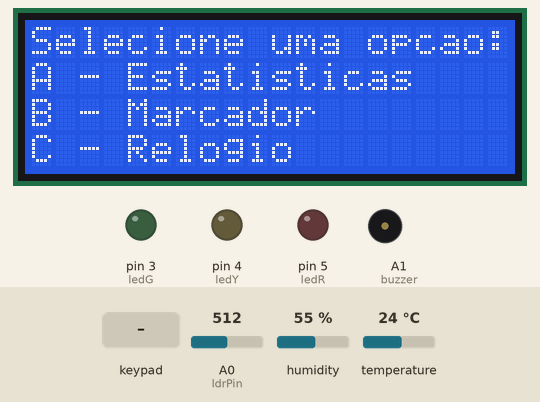
Bench run of a sketch on a simulated Arduino Uno, built with avr-gcc and run on an emulated ATmega328P. Parts: 20×4 character LCD, output pins drawn as LEDs (lit = HIGH), buzzer (waves = sounding). Dashed ring = blinking. The inputs (shaded band) are chosen by the test bench; at power-on: humidity 55 %, A0 (ldrPin) = 512, temperature 24 °C. The local clock reads 2024-03-15 10:24:30 at power-on unless the sketch sets it; EEPROM starts erased; pins used as bus, display or sensor lines are not drawn; what the sketch prints to the serial monitor is not drawn.

Above: at 9.5 s.
9.6 s: keypad keys 1 3 1 2 1 1 1 0 A pressed 0.4 s apart
At 10.0 s:
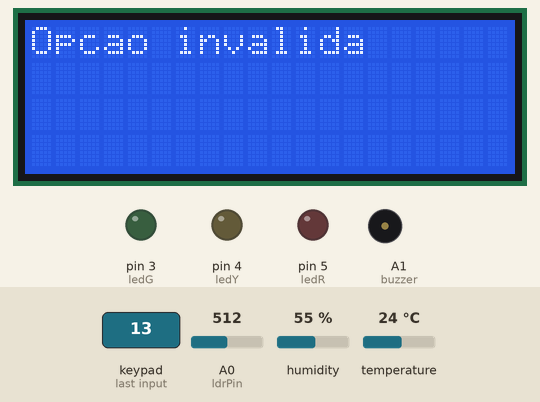
14.7 s: humidity set to 22 %
At 17.1 s:
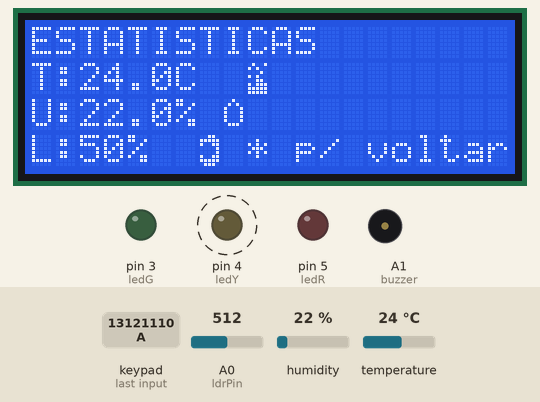
17.2 s: humidity set to 19 %
At 19.67 s:
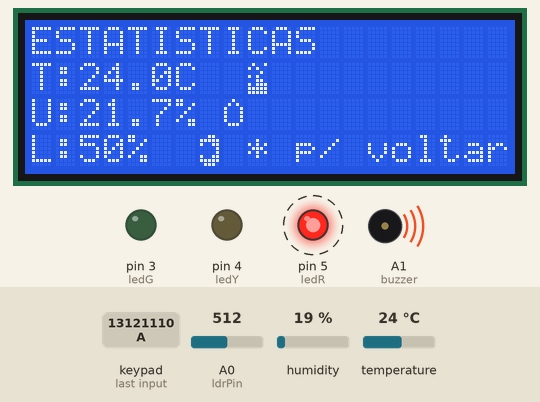
22.9 s: key 'C' pressed
At 24.4 s:
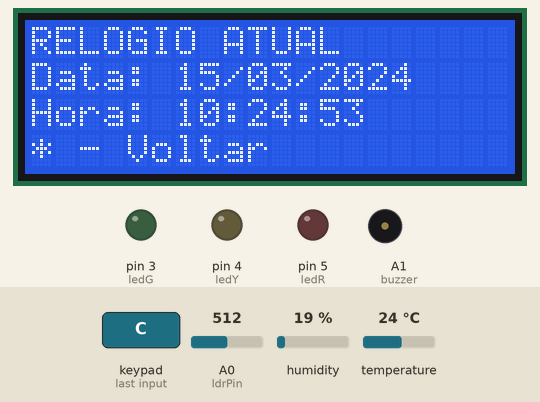
27.1 s: key 'B' pressed
At 27.5 s:
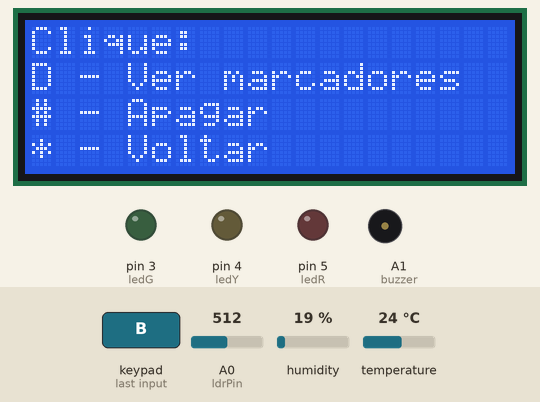
28.7 s: key 'D' pressed
At 30.1 s:
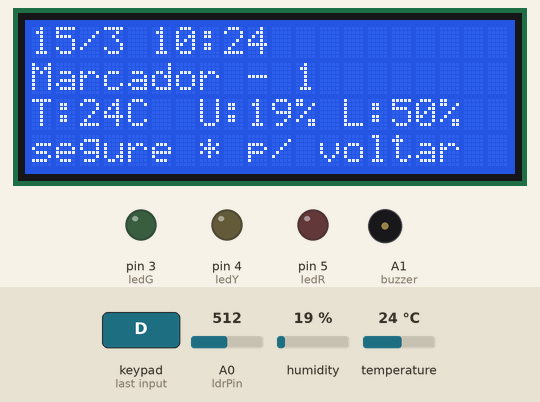
Timing chart, 0 to 31.7 s (numbered marks = the images above; inputs shaded):
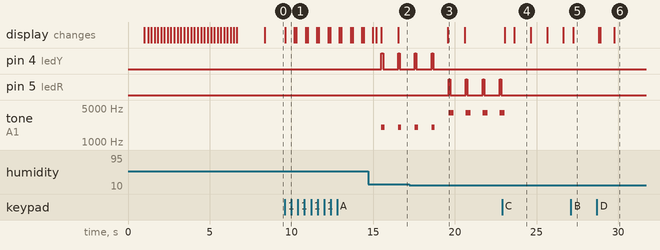

The sketch:

sketch.ino
```cpp
#include <Wire.h>
#include <RTClib.h>
#include <DHT.h>
#include <LiquidCrystal_I2C.h>
#include <Keypad.h>
#include <EEPROM.h>

// CONFIGS DA EEPROM
const int maxRecords = 100;
const int recordSize = 8;
int startAddress = 0;
int endAddress = maxRecords * recordSize;
int currentAddress = 0;
int oldAddress = 0;

#define LOG_OPTION 1
#define SERIAL_OPTION 1
#define UTC_OFFSET 0

#define DHT22_PIN 2
#define DHTTYPE DHT22

const int ledG = 3;
const int ledY = 4;
const int ledR = 5;
const int buzzer = A1;
const int ldrPin = A0;

// variáveis globais de média
int nloops = 0;
int somaLdr = 0;
int somaTemp = 0;
int somaHumi = 0;
int mediaLdr = 0;
int mediaTemp = 0;
int mediaHumi = 0;

// flags
bool flagTempAlta = false;
bool flagTempBaixa = false;
bool flagUmidAlta = false;
bool flagUmidBaixa = false;
bool flagLumAlta = false;

// === DESENHO DAS LINHAS SUPERIOR E INFERIOR DO TEXTO ===
const byte upperRow[8] = {0, 2, 4, 6, 0, 2, 4, 6}; // A P A P (superior)
const byte lowerRow[8] = {1, 3, 5, 7, 1, 3, 5, 7}; // A P A P (inferior)

// Letra "A" - canto superior esquerdo
byte A_topleft[8] = {
  B00000, B00000, B00011, B01111,
  B11000, B11000, B11000, B11000
};
// Letra "A" - canto inferior esquerdo
byte A_botleft[8] = {
  B11111, B11111, B11000, B11000,
  B11000, B11000, B00000, B00000
};
// Letra "A" - canto superior direito
byte A_topright[8] = {
  B00000, B00000, B11000, B11110,
  B00011, B00011, B00011, B00011
};
// Letra "A" - canto inferior direito
byte A_botright[8] = {
  B11111, B11111, B00011, B00011,
  B00011, B00011, B00000, B00000
};

// Letra "P" - canto superior esquerdo
byte P_topleft[8] = {
  B00000, B00000, B11111, B11111,
  B11000, B11000, B11000, B11000
};
// Letra "P" - canto inferior esquerdo
byte P_botleft[8] = {
  B11111, B11111, B11000, B11000,
  B11000, B11000, B00000, B00000
};
// Letra "P" - canto superior direito
byte P_topright[8] = {
  B00000, B00000, B11100, B11110,
  B00011, B00011, B00011, B00011
};
// Letra "P" - canto inferior direito
byte P_botright[8] = {
  B11110, B11100, B00000, B00000,
  B00000, B00000, B00000, B00000
};

const char fogo[8] PROGMEM = {
  0b01001, 0b10100, 0b00010, 0b10100,
  0b00110, 0b10111, 0b11111, 0b11111
};
const char gelo[8] PROGMEM = {
  0b00100, 0b01010, 0b10101, 0b01110,
  0b10101, 0b01010, 0b00100, 0b00000
};
const char gotaMeia[8] PROGMEM = {
  0b00100, 0b01010, 0b10001, 0b10111,
  0b11111, 0b11111, 0b01110, 0b00000
};
const char gotaVazia[8] PROGMEM = {
  0b00100, 0b01010, 0b10001, 0b10001,
  0b10001, 0b10001, 0b01110, 0b00000
};
const char gotaCheia[8] PROGMEM = {
  0b00100, 0b01110, 0b11111, 0b11111,
  0b11111, 0b11111, 0b01110, 0b00000
};
const char sol[8] PROGMEM = {
  0b00100, 0b10101, 0b01110, 0b11111,
  0b01110, 0b10101, 0b00100, 0b00000
};
const char porSol[8] PROGMEM = {
  0b10001, 0b00010, 0b10100, 0b11000,
  0b11101, 0b11010, 0b11000, 0b00100
};
const char lua[8] PROGMEM = {
  0b00110, 0b11111, 0b10011, 0b00001,
  0b00001, 0b10011, 0b11111, 0b01110
};
const char arquivoEsq[8] PROGMEM = {
  0b01111, 0b01010, 0b01011, 0b01000,
  0b01011, 0b01010, 0b01010, 0b01111
};

const char arquivoDir[8] PROGMEM = {
  0b11100, 0b00110, 0b11101, 0b00001,
  0b11101, 0b00101, 0b00101, 0b11111
};


// LCD 20x4 no endereço 0x27
LiquidCrystal_I2C lcd(0x27, 20, 4);

// RTC
RTC_DS1307 RTC;

// DHT
DHT dht22(DHT22_PIN, DHTTYPE);

// Teclado 4x4
const byte ROWS = 4;
const byte COLS = 4;
char keys[ROWS][COLS] = {
  {'1','2','3','A'},
  {'4','5','6','B'},
  {'7','8','9','C'},
  {'*','0','#','D'}
};
byte rowPins[ROWS] = {13, 12, 11, 10};
byte colPins[COLS] = {9, 8, 7, 6};
Keypad teclado = Keypad(makeKeymap(keys), rowPins, colPins, ROWS, COLS);

unsigned long lastSensorMillis = 0;
const unsigned long sensorInterval = 1000;

enum Modo { MENU_PRINCIPAL, ESTATISTICAS, MARCADOR, RELOGIO, MARCADORES };
Modo modoAtual = MENU_PRINCIPAL;

// ======================= FUNÇÕES =========================


void loadGlyphFromProgmem(byte slot, const char* glyphPROGMEM) {
  byte buffer[8];
  memcpy_P(buffer, glyphPROGMEM, 8);
  lcd.createChar(slot, buffer);
}

void carregarIconesEstatisticas() {
  loadGlyphFromProgmem(0, fogo);
  loadGlyphFromProgmem(1, gelo);
  loadGlyphFromProgmem(2, gotaCheia);
  loadGlyphFromProgmem(3, gotaVazia);
  loadGlyphFromProgmem(6, gotaMeia);
  loadGlyphFromProgmem(4, sol);
  loadGlyphFromProgmem(7, porSol);
  loadGlyphFromProgmem(5, lua);
}
void getNextAddress() {
  currentAddress += recordSize;
  if (currentAddress >= endAddress) {
    currentAddress = 0;
    oldAddress += recordSize;
  }
}
void limparEEPROM() {
  lcd.clear();
  lcd.setCursor(0, 1);
  lcd.print(F("Limpando EEPROM..."));

  for (int i = 0; i < endAddress; i++) {
    EEPROM.update(i, 0xFF);
  }

  currentAddress = 0;

  lcd.setCursor(0, 2);
  lcd.print(F("Concluido!"));
  delay(1000);
}
void mostrarMenuPrincipal() {
  lcd.clear();
  lcd.setCursor(0, 0);
  lcd.print(F("Selecione uma opcao:"));
  lcd.setCursor(0, 1);
  lcd.print(F("A - Estatisticas"));
  lcd.setCursor(0, 2);
  lcd.print(F("B - Marcador"));
  lcd.setCursor(0, 3);
  lcd.print(F("C - Relogio"));
}

void get_log() {
  for (int address = startAddress; address < endAddress; address += recordSize) {
    unsigned long timeStamp;
    int tempC;
    byte humi, lumPercent;
    // LER DADOS DA EEPROM
    EEPROM.get(address, timeStamp);
    EEPROM.get(address + 4, tempC);
    EEPROM.get(address + 6, humi);
    EEPROM.get(address + 7, lumPercent);

    if (timeStamp != 0xFFFFFFFF && timeStamp != 0) {
      DateTime dt = DateTime(timeStamp);
      Serial.print(dt.timestamp(DateTime::TIMESTAMP_FULL));
      Serial.print("\t");
      Serial.print(tempC);
      Serial.print("C\t");
      Serial.print(humi);
      Serial.print("%\t");
      Serial.print(lumPercent);
      Serial.println("%");
      for (int i = 0; i < 20; i++) {
  if (teclado.getKey() == '*') {
    lcd.clear();
    modoAtual = MENU_PRINCIPAL;
    mostrarMenuPrincipal();
    return; // sai da função imediatamente
  }

}
  }

    }
  }

  void verificaTecla(char tecla){
    if (tecla != 'A' && tecla != 'B' && tecla != 'C' && tecla != 'D' && tecla != '#' && tecla != '*') {
      lcd.clear();
      lcd.setCursor(0, 0);
      lcd.print(F("Opcao invalida"));

      delay(500);
      modoAtual = MENU_PRINCIPAL;
      mostrarMenuPrincipal();  // opcional, volta pro menu
    }
  }
// ==================== FUNÇÃO PARA DESENHAR TEXTO ====================
// === FUNÇÃO DE ANIMAÇÃO ===
void animarAPAP() {
  int larguraTexto = 8; // 8 colunas (2 por letra x 4 letras)
  int larguraLCD = 20;

  for (int pos = larguraLCD; pos >= -larguraTexto; pos--) {
    // Limpa apenas as linhas 1 e 2 (onde o texto aparece)
    clearLine(1);
    clearLine(2);

    int startIndex = max(0, -pos);
    int startCol = max(0, pos);
    int drawCols = min(larguraTexto - startIndex, larguraLCD - startCol);

    // Linha superior
    lcd.setCursor(startCol, 1);
    for (int i = 0; i < drawCols; i++) {
      lcd.write(upperRow[startIndex + i]);
    }

    // Linha inferior
    lcd.setCursor(startCol, 2);
    for (int i = 0; i < drawCols; i++) {
      lcd.write(lowerRow[startIndex + i]);
    }

    delay(150);
  }
}


void clearLine(int line) {
  lcd.setCursor(0, line);
  lcd.print("                    "); // 20 espaços
}


void setup() {
  if (SERIAL_OPTION) Serial.begin(9600);
  Wire.begin();
  RTC.begin();
  dht22.begin();

  lcd.init();
  lcd.backlight();
  lcd.clear();
  lcd.print(F("Sistema iniciado"));
  delay(800);

  lcd.begin(20, 4);  // Inicia o LCD 20x4 com I2C

  // Cria os caracteres personalizados
  lcd.createChar(0, A_topleft);
  lcd.createChar(1, A_botleft);
  lcd.createChar(2, A_topright);
  lcd.createChar(3, A_botright);
  lcd.createChar(4, P_topleft);
  lcd.createChar(5, P_botleft);
  lcd.createChar(6, P_topright);
  lcd.createChar(7, P_botright);

  // Executa animação uma vez
  animarAPAP();

  delay(1500); // Pausa no final da animação
  lcd.clear(); // Limpa o LCD após a animação


  pinMode(ledG, OUTPUT);
  pinMode(ledY, OUTPUT);
  pinMode(ledR, OUTPUT);
  pinMode(buzzer, OUTPUT);
  digitalWrite(buzzer, LOW);

  for (int i = 6; i <= 13; i++) pinMode(i, INPUT_PULLUP);

  mostrarMenuPrincipal();

  Serial.println(F("Iniciando gravacao de dados..."));
}

// ======================= LOOP =========================

void loop() {

  DateTime now = RTC.now();
  unsigned long epoch = now.unixtime() + (UTC_OFFSET * 3600);
  DateTime adjustedTime = DateTime(epoch);

  // --- Leitura dos sensores ---
  float humi = dht22.readHumidity();
  float tempC = dht22.readTemperature();
  int ldrValue = analogRead(ldrPin);


int lumPercent = map(ldrValue, 0, 1023, 100, 0);
lumPercent = constrain(lumPercent, 0, 100);

somaLdr += (int)lumPercent;         // já em 0–100
somaTemp += (int)(tempC * 10);   // 1 casa decimal
somaHumi += (int)(humi * 10);   // 2 casas decimais
nloops++;

if (nloops >= 10) {
  mediaTemp = (somaTemp / nloops) * 10;   // escala decimal
  mediaHumi = (somaHumi / nloops) * 10;
  mediaLdr  = somaLdr / nloops;           // % direta
         // sem multiplicar, já é %

  nloops = 0;
  somaTemp = 0;
  somaHumi = 0;
  somaLdr  = 0;
}
  char tecla = teclado.getKey();
  if (tecla) {
    verificaTecla(tecla);
    digitalWrite(buzzer, HIGH);
    delay(80);
    digitalWrite(buzzer, LOW);
  }

  if (tecla == 'A') {
    modoAtual = ESTATISTICAS;
    lcd.clear();
    lcd.setCursor(1, 0);
    lcd.print(F("ESTATISTICAS:"));
    delay(200);
  }
  else if (tecla == 'B') {

    modoAtual = MARCADOR;
    lcd.clear();
    lcd.setCursor(0,0);
    lcd.print(F("Clique:"));
    lcd.setCursor(0,1);
    lcd.print("D - Ver marcadores");
    lcd.setCursor(0,2);
    lcd.print(F("# - Apagar"));
    lcd.setCursor(0, 3);
    lcd.print(F("* - Voltar"));
  }
  else if (tecla == 'C') {
    modoAtual = RELOGIO;
    lcd.clear();
    lcd.setCursor(0, 0);
    lcd.print(F("RELOGIO ATUAL"));
    lcd.setCursor(0, 3);
    lcd.print(F("* - Voltar"));
  }
  else if (modoAtual == MARCADOR && tecla=='D') {
    lcd.clear();
    modoAtual = MARCADORES;
    lcd.setCursor(0,0);
    lcd.print("MARCADORES:");
    if (LOG_OPTION) get_log();
    if(tecla == '*') {
      modoAtual = MENU_PRINCIPAL;
      mostrarMenuPrincipal();
    }
  }
  else if (modoAtual == MARCADOR && tecla == '#') {
  limparEEPROM();           // chama a função
  mostrarMenuPrincipal();   // volta ao menu principal
  modoAtual = MENU_PRINCIPAL;
}
  else if (tecla == '*') {
    modoAtual = MENU_PRINCIPAL;
    mostrarMenuPrincipal();
  }

  unsigned long agora = millis();

  // --- MODO ESTATISTICAS ---
  if (modoAtual == ESTATISTICAS) {
    carregarIconesEstatisticas();
    if (agora - lastSensorMillis >= sensorInterval) {
      lastSensorMillis = agora;

      lcd.setCursor(0, 0);
lcd.print(F("ESTATISTICAS     ")); // limpa o topo

//lcd.setCursor(0, 1);
//lcd.print(F("T:"));
//lcd.print((mediaTemp / 100.0), 1);
//lcd.print(F("C   "));  // espaços extras limpam resto da linha


lcd.setCursor(0,1);
lcd.print(F("T:"));
lcd.print((mediaTemp / 100.0), 1);
lcd.print(F("C "));
lcd.setCursor(9,1);
if ((mediaTemp / 100.0) > 20) lcd.write((byte)0);
else lcd.write((byte)1);


//lcd.setCursor(0, 2);
//lcd.print(F("L:"));
//lcd.print((int)mediaLdr);
//lcd.print(F("%   "));

      lcd.setCursor(0,2);
      lcd.print(F("U:"));
      lcd.print((mediaHumi / 100.0), 1);
      lcd.print(F("% "));
      lcd.setCursor(8,2);
      if ((mediaHumi / 100.0) > 75) lcd.write((byte)2);  // gota cheia
      else if ((mediaHumi / 100.0) > 50 && (mediaHumi / 100.0) <= 75) lcd.write((byte)6); // gota media
      else lcd.write((byte)3);                            // gota vazia

//lcd.setCursor(0, 3);
//lcd.print(F("U:"));
//lcd.print((mediaHumi / 100.0), 1);
//lcd.print(F("%  *-Voltar   "));


      lcd.setCursor(0,3);
      lcd.print(F("L:"));
      lcd.print((int)mediaLdr);
      lcd.print(F("% "));
      lcd.setCursor(7,3);
      if ((int)mediaLdr > 75 ) lcd.write((byte)4);         // sol
      else if ((int)mediaLdr > 50 && (int)mediaLdr <= 75) lcd.write((byte)7);
      else lcd.write((byte)5);
      lcd.setCursor(9,3);
      lcd.print("* p/ voltar");

      // --- ALERTAS ---
      flagTempAlta = (tempC >= 30);
      flagTempBaixa = (tempC <= 0);
      flagUmidAlta = (humi >= 90);
      flagUmidBaixa = (humi <= 20);
      flagLumAlta = (lumPercent >= 90);

      if (flagTempAlta || flagTempBaixa || flagUmidAlta || flagUmidBaixa || flagLumAlta) {
        Serial.print(F("[CRITICO] "));
        if (flagUmidBaixa) Serial.print(F("Umidade muito baixa! "));
        if (flagUmidAlta)  Serial.print(F("Umidade muito alta! "));
        if (flagLumAlta)   Serial.print(F("Luminosidade excessiva! "));
        if (flagTempAlta)  Serial.print(F("Temperatura alta! "));
        if (flagTempBaixa) Serial.print(F("Temperatura muito baixa! "));
        Serial.println();

        EEPROM.put(currentAddress, epoch);
        EEPROM.put(currentAddress + 4, (int)tempC);
        EEPROM.put(currentAddress + 6, (byte)humi);
        EEPROM.put(currentAddress + 7, (byte)lumPercent);
        getNextAddress();

        digitalWrite(ledR, HIGH);
        tone(buzzer, 4000, 300);
        delay(100);
        digitalWrite(ledR, LOW);
      }
      else if (humi < 60 || humi > 80 || lumPercent > 60 || tempC > 20 || tempC < 10) {
        Serial.print(F("Warning: "));
        if (humi < 60) Serial.print(F("Umidade um pouco baixa! "));
        if (humi > 80) Serial.print(F("Umidade um pouco alta! "));
        if (lumPercent > 60) Serial.print(F("Luz acima do ideal! "));
        if (tempC > 20) Serial.print(F("Temp. acima do ideal! "));
        if (tempC < 10) Serial.print(F("Temp. abaixo do ideal! "));
        Serial.println();

        digitalWrite(ledY, HIGH);
        tone(buzzer, 2000, 200);
        delay(100);
        digitalWrite(ledY, LOW);
      } else {
        digitalWrite(ledG, HIGH);
        delay(100);
        digitalWrite(ledG, LOW);
      }
    }
  }

  // --- MODO MARCADOR ---
  else if (modoAtual == MARCADOR && tecla == 'A') {
    Serial.println(F("=== MARCADOR SALVO ==="));
    Serial.print(F("Data: "));
    Serial.println(adjustedTime.timestamp(DateTime::TIMESTAMP_DATE));
    Serial.print(F("Hora: "));
    Serial.println(adjustedTime.timestamp(DateTime::TIMESTAMP_TIME));
    Serial.print(F("T: ")); Serial.print(tempC); Serial.println(F("C"));
    Serial.print(F("U: ")); Serial.print(humi); Serial.println(F("%"));
    Serial.print(F("L: ")); Serial.print(lumPercent); Serial.println(F("%"));
    Serial.println(F("======================="));

    lcd.setCursor(0, 2);
    lcd.print(F("Marcador salvo!  "));


  }

// --- MODO MARCADORES ---
  else if (modoAtual == MARCADORES) {
    lcd.clear();
    lcd.setCursor(0, 0);
    lcd.print(F("MARCADORES SALVOS"));
    delay(800);
    int marcador = 1;
    for (int address = startAddress; address < endAddress; address += recordSize) {
      unsigned long timeStamp;
      int tempC;
      byte humi, lumPercent;

      EEPROM.get(address, timeStamp);
      EEPROM.get(address + 4, tempC);
      EEPROM.get(address + 6, humi);
      EEPROM.get(address + 7, lumPercent);

      // Ignora espaços vazios
      if (timeStamp != 0xFFFFFFFF && timeStamp != 0) {
        DateTime dt = DateTime(timeStamp);

        // Mostra no LCD
        lcd.clear();
        lcd.setCursor(0, 0);
        lcd.print(dt.day());
        lcd.print('/');
        lcd.print(dt.month());
        lcd.print(' ');
        if (dt.hour() < 10) lcd.print('0');
        lcd.print(dt.hour());
        lcd.print(':');
        if (dt.minute() < 10) lcd.print('0');
        lcd.print(dt.minute());

        lcd.setCursor(0,1);
        lcd.print("Marcador -");
        lcd.setCursor(11,1);
        lcd.print(marcador);

        lcd.setCursor(0, 2);
        lcd.print(F("T:"));
        lcd.print(tempC);
        lcd.print(F("C  U:"));
        lcd.print(humi);
        lcd.print(F("%"));
        lcd.print(F(" L:"));
        lcd.print(lumPercent);
        lcd.print(F("%"));

        lcd.setCursor(0, 3);
        lcd.print(F("segure * p/ voltar"));
        marcador +=1;
        for (int i = 0; i < 5; i++) {
  if (teclado.getKey() == '*') {
    lcd.clear();
    modoAtual = MENU_PRINCIPAL;
    mostrarMenuPrincipal();
    return;
  }
  delay(50);
}
        delay(2000);
      }
    }

    lcd.clear();
    lcd.setCursor(0, 1);
    lcd.print(F("Fim dos registros"));
    delay(1000);
    mostrarMenuPrincipal();
    modoAtual = MENU_PRINCIPAL;
  }

  // --- MODO RELOGIO ---
  else if (modoAtual == RELOGIO) {
    if (agora - lastSensorMillis >= 1000) {
      lastSensorMillis = agora;

      lcd.setCursor(0,1);
      lcd.print(F("Data: "));
      if (adjustedTime.day() < 10) lcd.print('0');
      lcd.print(adjustedTime.day());
      lcd.print('/');
      if (adjustedTime.month() < 10) lcd.print('0');
      lcd.print(adjustedTime.month());
      lcd.print('/');
      lcd.print(adjustedTime.year());

      lcd.setCursor(0,2);
      lcd.print(F("Hora: "));
      if (adjustedTime.hour() < 10) lcd.print('0');
      lcd.print(adjustedTime.hour());
      lcd.print(':');
      if (adjustedTime.minute() < 10) lcd.print('0');
      lcd.print(adjustedTime.minute());
      lcd.print(':');
      if (adjustedTime.second() < 10) lcd.print('0');
      lcd.print(adjustedTime.second());
    }
  }
}
```

Measured:
- the behaviour switches between 21 and 20 % on humidity (found by bisection; images 2 and 3)
- after the input at 9.6 s, the display: changes at once (image 1)
- after the input at 14.7 s, the display: first differs from a run without the input after 1.8 s (image 2)
- after the input at 17.2 s, pin 4 (ledY): goes on until 18.7 s, then stays LOW; pin 5 (ledR): alternates HIGH for 0.10 s and LOW for 0.94 s, starting after 2.4 s; the display: changes after 2.4 s (image 3)
- after the input at 22.9 s, pin 5 (ledR): stops changing and stays LOW; tone on A1 (buzzer): goes on until 23.1 s, then stays silent; the display: first changes after 0.15 s (image 4 shows a later state)
- after the input at 27.1 s, the display: changes after 0.14 s (image 5)
- after the input at 28.7 s, the display: first changes after 0.10 s (image 6 shows a later state)
- by itself, pin 4 (ledY): alternates HIGH for 0.10 s and LOW for 0.92 s
